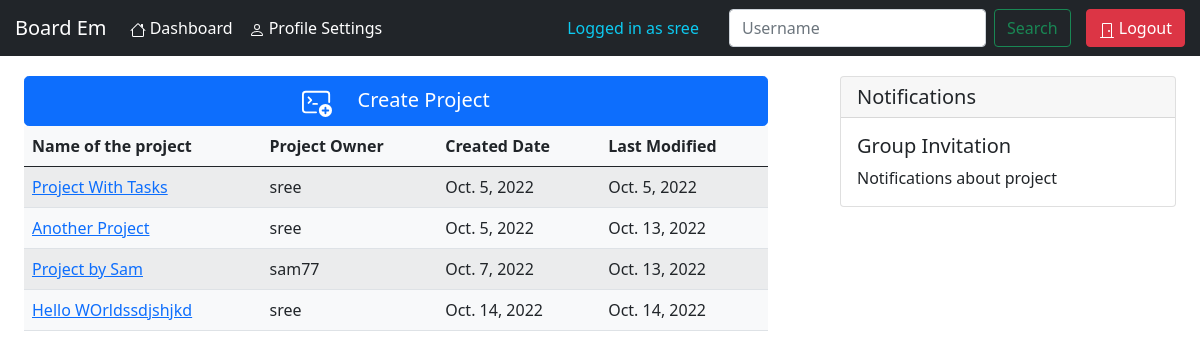
The app's page /account/ (signed in) with its own data.
### Intendance/models.py (models this page shows, shortened)
class Project(models.Model):
    project_id = models.UUIDField(default=uuid.uuid4, unique=True, primary_key=True, editable=False)
    name = models.CharField(max_length=200)
    description = models.TextField(null=True, blank=True)
    url = models.URLField(null=True, blank=True)
    group_members = models.ManyToManyField(User, blank=True, related_name="group_members")
    created_by = models.ForeignKey(User, on_delete=models.CASCADE, related_name="project_owner")
    created_date = models.DateField(auto_now_add=True)
    start_date = models.DateField()
    duration = models.IntegerField()
    modified_date = models.DateField(auto_now=True)

### Intendance/views.py (the view)
# urls.py: path('', views.acc_index_page, name='acc-page'),
@login_required(login_url='login')
def acc_index_page(request):
    data = {
        'projects_data' : Project.objects.filter(group_members=request.user),
    }
    return render(request, 'Intendance/acc_home.html', data)

### templates/Intendance/acc_home.html (shortened to what this page needs)
{% extends 'Intendance/base_layout.html' %}
{% block acc_index_page_content %}
<div class="row" style="margin-top:20px">
  <div class="col-8">
<div class="container" >
    <a href="{% url 'create-project' %}" class="btn btn-primary btn-lg btn-block" style="width:inherit;">
      Create Project
    </a>
    <table class="table table-striped bg-light">
      <thead>
        <tr>
          <th scope="col">Name of the project</th>
          <th scope="col">Project Owner</th>
          <th scope="col">Created Date</th>
          <th scope="col">Last Modified</th>
        </tr>
      </thead>
      <tbody>
        {% for prodata in projects_data %}
          <tr>
            <td><a href='{% url 'project-tasks' prodata.project_id %}'> {{ prodata.name }}</a></td>
            <td>{{ prodata.created_by }}</td>
            <td>{{ prodata.created_date }}</td>
            <td>{{ prodata.modified_date }}</td>
          </tr>
        {% endfor %}
      </tbody>
    </table>
</div>
</div>
<div class="col-4">
<div class="container-sm">
<div class="card">
    <h5 class="card-header">Notifications</h5>
    <div class="card-body">
      <h5 class="card-title">Group Invitation</h5>
      <p class="card-text">Notifications about project</p>
    </div>
  </div>
</div>
</div>
</div>
{% endblock acc_index_page_content %}

### templates/Intendance/base_layout.html (shortened to what this page needs)
{% load static %}
<!doctype html>
<html>
<head>
  <link rel="stylesheet" href="{% static 'Intendance/CSS/profile_update.css' %}">
  <link href="https://cdn.jsdelivr.net/npm/bootstrap@5.2.1/dist/css/bootstrap.min.css" rel="stylesheet">
  </head>
</head>
<body>
    {% include 'Intendance/account_navbar.html' %}
    {% include 'Intendance/alert_message.html' %}
    {% block acc_index_page_content %}
    {% endblock acc_index_page_content %}
</body>
</html>

### templates/Intendance/account_navbar.html (shortened to what this page needs)
<nav class="navbar navbar-expand-lg navbar-dark bg-dark">
    <a style="margin-left:15px;margin-right:15px" class="navbar-brand" href="{% url 'acc-page' %}" >Board Em</a>
    <div class="collapse navbar-collapse" id="navbarText">
      <ul class="navbar-nav nav justify-content-end">
          <li class="nav-item"><a class="nav-link text-white" href="{% url 'acc-page' %}">
            Dashboard</a></li>
            <li class="nav-item"><a class="nav-link text-white" href="{% url 'profile' %}">
              Profile Settings</a></li>
      </ul>
    </div>
    <span class="navbar-text text-info" style="margin:0 30px 0 30px">
      Logged in as {{ user.username }}
    </span>
    <form class="d-flex" role="search" action="{% url 'search-user' %}" method="POST">
      <input class="form-control me-2" type="search" placeholder="Username" aria-label="Search" name="username" autocomplete="off">
      <button class="btn btn-outline-success" type="submit">Search</button>
    </form>
    <ul class="navbar-nav nav justify-content-end pull-right" style="margin-left:15px;margin-right:15px">
      <li class="nav-item"><a class="btn btn-danger" href="{% url 'logout' %}">
        <svg xmlns="http://www.w3.org/2000/svg" width="16" height="16" fill="currentColor" class="bi bi-door-closed" viewBox="0 0 16 16">
          <path d="M3 2a1 1 0 0 1 1-1h8a1 1 0 0 1 1 1v13h1.5a.5.5 0 0 1 0 1h-13a.5.5 0 0 1 0-1H3V2zm1 13h8V2H4v13z"/>
          <path d="M9 9a1 1 0 1 0 2 0 1 1 0 0 0-2 0z"/>
        </svg>
        Logout</a></li>
    </ul>
</nav>

### templates/Intendance/alert_message.html (shortened to what this page needs)
<link href="https://cdn.jsdelivr.net/npm/bootstrap@5.0.2/dist/css/bootstrap.min.css" rel="stylesheet">

### records on screen
Project: name "Project With Tasks", created_by "sree", created_date "Oct. 5, 2022", modified_date "Oct. 5, 2022"
Project: name "Another Project", created_by "sree", created_date "Oct. 5, 2022", modified_date "Oct. 13, 2022"
Project: name "Project by Sam", created_by "sam77", created_date "Oct. 7, 2022", modified_date "Oct. 13, 2022"
Project: name "Hello WOrldssdjshjkd", created_by "sree", created_date "Oct. 14, 2022", modified_date "Oct. 14, 2022"

### other values on screen
{{ user.username }} "sree"
